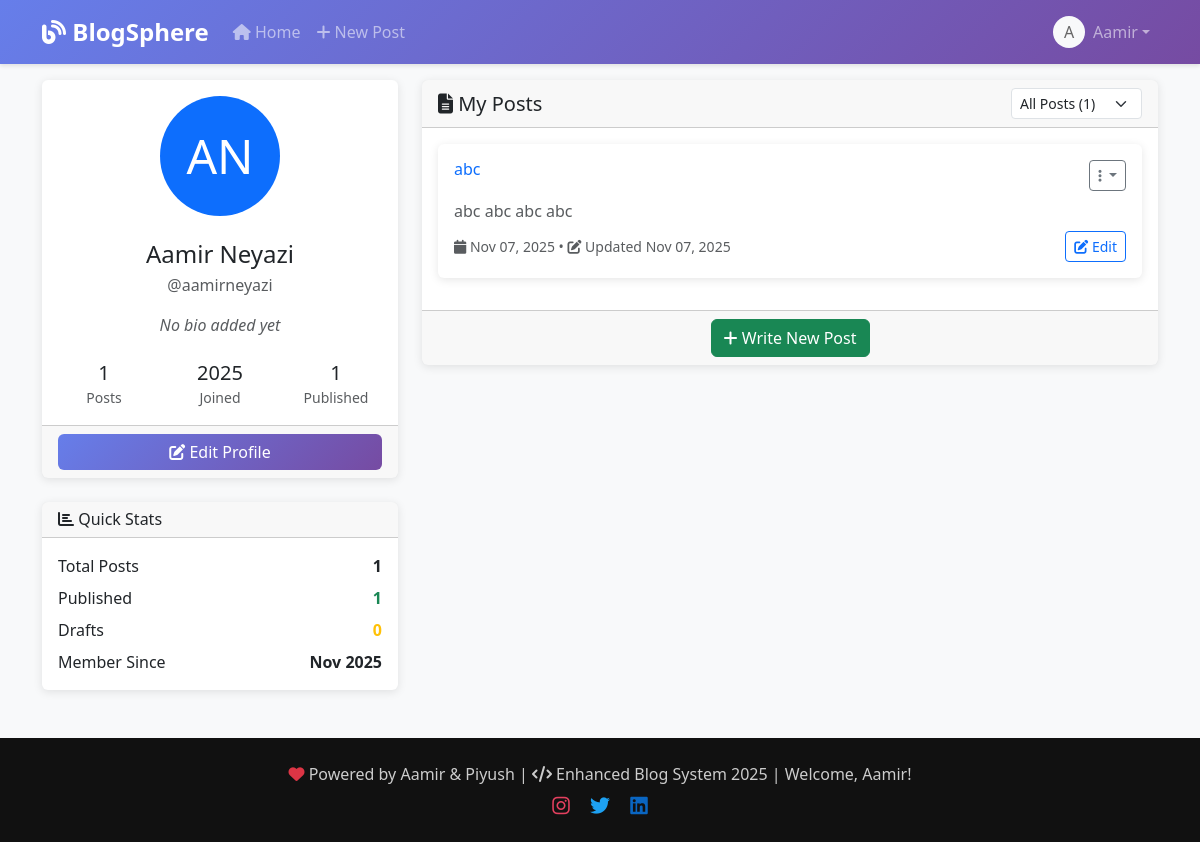
The page /profile (signed in) on the database as committed earlier.
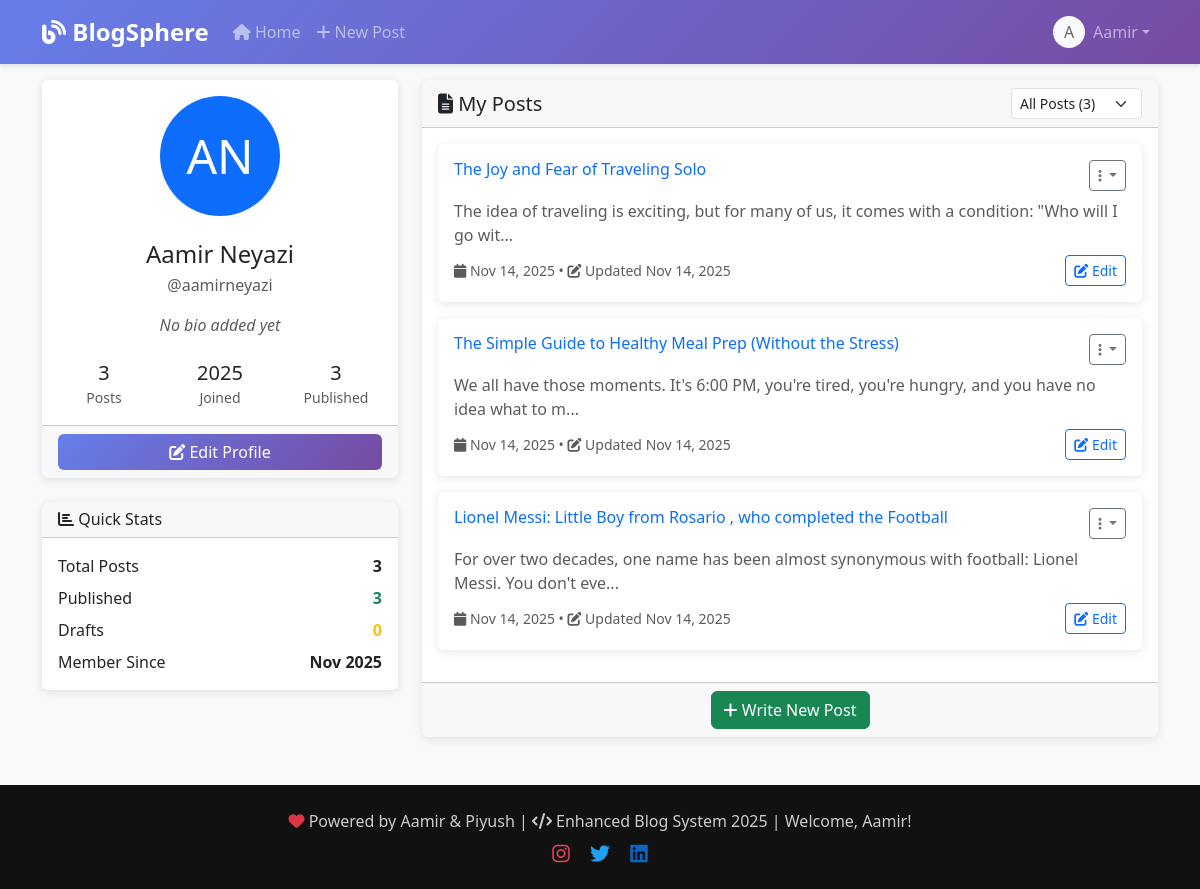
The same page on the database as committed later.
### app.py (models this page shows, shortened)
class Post(db.Model):
    id = db.Column(db.Integer, primary_key=True)
    title = db.Column(db.String(200), nullable=False)
    content = db.Column(db.Text, nullable=False)
    created_at = db.Column(db.DateTime, default=datetime.utcnow)
    updated_at = db.Column(db.DateTime, default=datetime.utcnow, onupdate=datetime.utcnow)
    user_id = db.Column(db.Integer, db.ForeignKey('user.id'), nullable=False)
    is_published = db.Column(db.Boolean, default=True)

### app.py (the view)
@app.route('/profile')
@login_required
def profile():
    user_posts = Post.query.filter_by(user_id=current_user.id).order_by(Post.created_at.desc()).all()
    return render_template('profile.html', user_posts=user_posts)

### app.py (called while the page is built)
@login_manager.user_loader
def load_user(user_id):
    return User.query.get(int(user_id))

    def get_full_name(self):
        return f"{self.first_name} {self.last_name}"

### templates/profile.html (shortened to what the changed rows need)
{% extends "base.html" %}
{% block content %}
<div class="container">
    <div class="row">
        <div class="col-lg-4">
            <div class="card">
                <div class="card-body text-center">
                    <div class="row text-center mt-4">
                        <div class="col-4">
                            <h5 class="mb-0">{{ user_posts|length }}</h5>
                            <small class="text-muted">Posts</small>
                        </div>
                        <div class="col-4">
                            <h5 class="mb-0">{{ user_posts|selectattr('is_published')|list|length }}</h5>
                            <small class="text-muted">Published</small>
                        </div>
                    </div>
                </div>
            </div>
            <div class="card mt-4">
                <div class="card-body">
                    <div class="d-flex justify-content-between mb-2">
                        <span>Total Posts</span>
                        <strong>{{ user_posts|length }}</strong>
                    </div>
                    <div class="d-flex justify-content-between mb-2">
                        <span>Published</span>
                        <strong class="text-success">{{ user_posts|selectattr('is_published')|list|length }}</strong>
                    </div>
                </div>
            </div>
        </div>
        <div class="col-lg-8">
            <div class="card" id="postsCard">
                <div class="card-header d-flex justify-content-between align-items-center">
                    <div>
                        <select class="form-select form-select-sm" id="postFilter" onchange="filterPosts()">
                            <option value="all">All Posts ({{ user_posts|length }})</option>
                        </select>
                    </div>
                </div>
                <div class="card-body">
                    {% if user_posts %}
                    <div class="row">
                        {% for post in user_posts %}
                        <div class="col-12 post-item"
                            data-status="{{ 'published' if post.is_published else 'drafts' }}">
                            <div class="card mb-3 {{ 'border-warning' if not post.is_published else '' }}">
                                <div class="card-body">
                                    <div class="d-flex justify-content-between align-items-start mb-2">
                                        <h6 class="card-title mb-0">
                                            <a href="{{ url_for('view_post', post_id=post.id) }}"
                                                class="text-decoration-none">
                                                {{ post.title }}
                                            </a>
                                        </h6>
                                        <div class="dropdown">
                                            <button class="btn btn-sm btn-outline-secondary dropdown-toggle"
                                                type="button" data-bs-toggle="dropdown">
                                                <i class="fas fa-ellipsis-v"></i>
                                            </button>
                                        </div>
                                    </div>
                                    <p class="card-text text-muted mb-2">
                                        {{ post.content[:100] }}{% if post.content|length > 100 %}...{% endif %}
                                    </p>
                                    <div class="d-flex justify-content-between align-items-center">
                                        <small class="text-muted">
                                            <i class="fas fa-calendar"></i> {{ post.created_at.strftime('%b %d, %Y') }}
                                            {% if post.updated_at != post.created_at %}
                                            • <i class="fas fa-edit"></i> Updated {{ post.updated_at.strftime('%b %d,
                                            %Y') }}
                                            {% endif %}
                                        </small>
                                        <div>
                                            <a href="{{ url_for('edit_post', post_id=post.id) }}"
                                                class="btn btn-sm btn-outline-primary">
                                                <i class="fas fa-edit"></i> Edit
                                            </a>
                                        </div>
                                    </div>
                                </div>
                            </div>
                        </div>
                        {% endfor %}
                    </div>
                    {% endif %}
                </div>
            </div>
        </div>
    </div>
</div>
{% endblock %}

Rows that differ between the two databases and show on the page:
removed Post: title "abc", content "abc abc abc abc", created_at "Nov 07, 2025", updated_at "Nov 07, 2025"
added Post: title "The Joy and Fear of Traveling Solo", content "The idea of traveling is exciting, but for many of us, it comes with a condition: \"Who will I go wit", created_at "Nov 14, 2025", updated_at "Nov 14, 2025"
added Post: title "The Simple Guide to Healthy Meal Prep (Without the Stress)", content "We all have those moments. It's 6:00 PM, you're tired, you're hungry, and you have no idea what to m", created_at "Nov 14, 2025", updated_at "Nov 14, 2025"
added Post: title "Lionel Messi: Little Boy from Rosario , who completed the Football", content "For over two decades, one name has been almost synonymous with football: Lionel Messi. You don't eve", created_at "Nov 14, 2025", updated_at "Nov 14, 2025"
Other text that changed with them:
{{ user_posts|length }}: "1" → "3"
{{ user_posts|selectattr('is_published')|list|length }}: "1" → "3"
form field value: "All Posts (1)" → "All Posts (3)"
